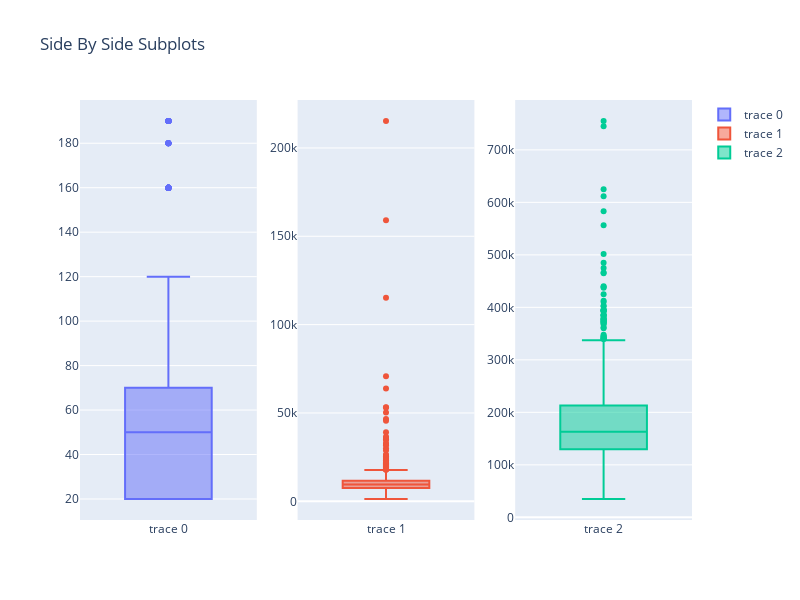

The code cell stored with this chart in its notebook:
### Code cell
fig = make_subplots(rows=1, cols=3)
fig.add_trace(
    go.Box(y=X_train['ms_sub_class']),
    row=1, col=1
)

fig.add_trace(
    go.Box(y=X_train['lot_area']),
    row=1, col=2
)
fig.add_trace(
    go.Box(y=y_train),
    row=1, col=3
)

fig.update_layout(height=600, width=800, title_text="Side By Side Subplots")

fig.show()

### Figure 1 — Plotly figure (JSON) as saved in the notebook; plotly's stock layout.template omitted (floating-point values rounded to 4 significant figures; data arrays with more than 128 entries replaced by an {"elided": "..."} marker saying what was removed)
{"data": [{"type": "box", "xaxis": "x", "y": {"elided": "1168 int values"}, "yaxis": "y"}, {"type": "box", "xaxis": "x2", "y": {"elided": "1168 int values"}, "yaxis": "y2"}, {"type": "box", "xaxis": "x3", "y": {"elided": "1168 int values"}, "yaxis": "y3"}], "layout": {"height": 600, "title": {"text": "Side By Side Subplots"}, "width": 800, "xaxis": {"anchor": "y", "domain": [0, 0.2889]}, "xaxis2": {"anchor": "y2", "domain": [0.3556, 0.6444]}, "xaxis3": {"anchor": "y3", "domain": [0.7111, 1]}, "yaxis": {"anchor": "x", "domain": [0, 1]}, "yaxis2": {"anchor": "x2", "domain": [0, 1]}, "yaxis3": {"anchor": "x3", "domain": [0, 1]}}}
